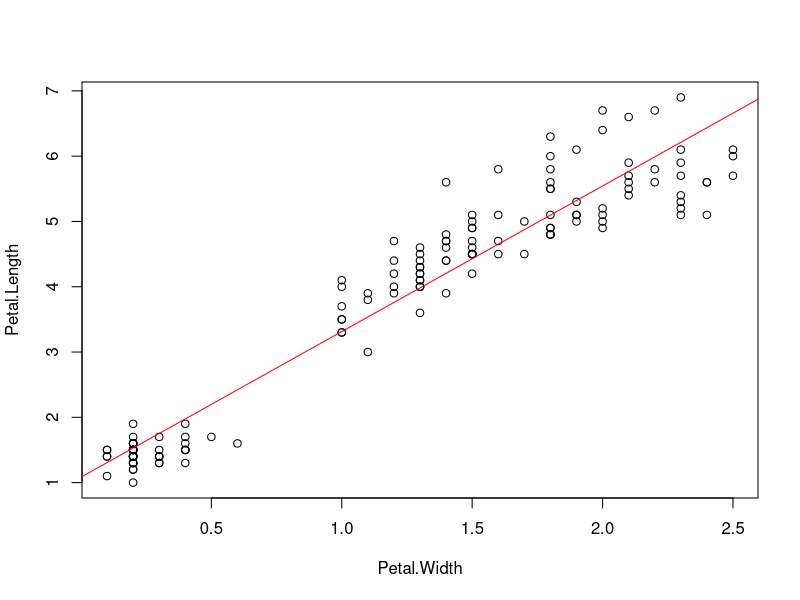

Generate this figure with R:
# Do not remove any of the comments. These are marked by #

# HW 3 - Due Monday, Oct 1, 2018 in moodle and hardcopy in class

# (1). Please upload R code and report to Moodle 
#      with filename: HW3_IS457_YourClassID.
# (2). Turn in hard copy of your report in class
#      without your name but only your class ID

## Important: Make sure there is no identifying information on your printout, including name, username etc. 
## Only include your class ID on there.

### ClassID:127

# In this assignment you will practice "apply" family function
# You will also work with linear regression in R

# Part 1. Start with "apply" function (9pts)

# (1) Create a new matrix by the following codes, briefly but completely explain what each line is doing. (3pts)
set.seed(457)
one_num <- sample(1:9,25,replace=TRUE)
one_matrix <- matrix(one_num,ncol=5)

### Your answer here

# Use the "apply" function on one_matrix to answer questions(2)(3)(4).

# (2) Calculate the mean of each row. (1pt)
#     Calculate the sum of each column. (1pt)

### Your code here
rowmeans <- apply(one_matrix,1,mean)
print(rowmeans)
colmeans <- apply(one_matrix,2,mean)
print(colmeans)

# (3) Find the difference between the biggest and the smallest number for each row. (2pts)

### Your code here
difference<- function(x)
{
  difference = max(x)-min(x)
}
diff<- apply(one_matrix,1,difference)
print(diff)

# (4) Calculate the sum of all numbers smaller than 5 for each column. (2pts)

### Your code here

subsumcal<-function(x)
{
  if (x<=5)
    x=x
  else
    x=0
}

one_matrix1 = matrix(0,5,5) #tansform the matrix 
for(i in 1:5){
  for(j in 1:5)
    one_matrix1[i,j] = subsumcal(one_matrix[i,j])
}

print(one_matrix1) 
subsum<- apply(one_matrix1,2,sum)
print(subsum)

# Part 2. Get familiar with "sapply" and "lapply" functions (6pts)

# (5) Let's play with the "iris" dataset. Here's the command to load it:
data(iris)

#     Tell me the data types of each column(variable) by using "sapply" function (1pt)

### Your code here
sapply(iris,class)

# (6) Do question(5) again and get the same result (check the data type), but use "lapply" function. (1pt)
#     Based on the output format, briefly explain the difference between "sapply" and "lapply" functions. (2pts)

### Your code/answer here
lapply(iris,class)

# (7) Now create a new list from one_matrix by using the following codes.
list_1 <- list(a=one_matrix[,1],b=c(one_matrix[,2],one_matrix[,3]))

#     Take natural log of this list using the following code:
#log(list_1)

#     Please briefly explain why the code above doesn't work. (1pt)

#     Now write code that takes the natural log of list_1 (using the apply family of functions). (1pt)

### Your code/answer here
log_list<-list(loga = log(list_1[[1]]),logb =log(list_1[[2]]))
print(log_list)

# Part 3. Try "tapply" function and its equivalents. (12pts)

# we will use the data set "mtcars"; familiarize yourself with it first. Here is the code to load the data:
data(mtcars)

# (8) Subset 4 columns "mpg", "hp", "wt" and "am" to a new data frame, named df_car. (1pt)
#     In df_car, convert "am" to a factor variable with two levels: "automatic" and "manual" (2pts)
#     (Hint: read help documentation of mtcars)

### Your code here
df_car<-data.frame(mpg=mtcars$mpg,hp=mtcars$hp,wt=mtcars$wt,am =mtcars$am)
df_car$am = ifelse(df_car$am==0,"automatic","manual")
print(df_car)


# (9) Use "tapply" function on df_car to find the mean of mpg by different am levels. (2pts)

### Your code here
mean_mp<-tapply(df_car$mpg,df_car$am=="manual",mean)
names(mean_mp)<-c("automatic","manual")
print(mean_mp)

# (10) Look up the function "by".
#      Obtain the mean of mpg, hp and wt, by different am levels, using only one function call. (2pts)

### Your code here
by(df_car[,1:3],df_car[,4],colMeans)
# (11) Do question(10) again by using the "aggregate" function. You may need to look this up as well. (2pts)

### Your code here
aggregate(df_car[,1:3], list(df_car[,4]),mean)
# (13) Same as question(10), but this time use the combination of "apply" and "tapply" functions to get the same results. (3pts)

### Your code here
sort<-function(x){
  tapply(x,df_car$am=="manual",mean)
}
result<-apply(df_car[,1:3], 2, sort)
rownames(result)<-c("automatic","manual")

# Part 4. More functions in "apply" family (4pts)

# (14) "mapply" function is a multivariate version of "sapply".
#      Create list_2 by following code:
list_2 <- list(a=one_matrix[,2],b=c(one_matrix[,3],one_matrix[,4]))
#      Add up corresponding elements in list_1 and list_2, then take natural log of it. (2pts)

### Your code here
list3<-c(a=list(rep(0,5)),b = list(rep(0,10)))
add<-function(x){
  list3[[x]] <- list_1[[x]]+list_2[[x]]
}
result14<-mapply(add,1:length(list_2))
mapply(log,result14)

# (15) "rapply" function is used to apply a function to all elements of a list recursively.
#      Create list_3 by following code:
list_3 <- list(aa=one_matrix[,1],b=c("this","is","character"))
#      Calculate the natural log of all integer in list_3. (2pts)
#      Do not remove characters in the list or subsetting.

### Your code here
logint<-function(x){
  if (class(x) == 'integer')
    y = log(x)
  else
    y =x
}
rapply(list_3,logint)

# Part 5. Linear regression (9pts)

# (16) Look back in the "iris" dataset.
data(iris)
#      Fit a simple linear regression model using lm() to predict Petal.Length from Petal.Width. (2pts)

#      How do you interpret the result of regression? Hint: interpret the two coefficients from the output of lm(). (2pts)

### Your code/answer here
data(iris)
lm(Petal.Width~Petal.Length, data = iris)

# (17) Create a scatterplot with x-axis of Petal.Width and y-axis of Petal.Length. (2pt)

#      Add the linear regression line you found above to the scatterplot. (1pt) 

#      Provide an interpretation for your plot. (2pts)

### Your code/answer here
plot(x=iris$Petal.Width,y=iris$Petal.Length,xlab = "Petal.Width",ylab="Petal.Length")
abline(lm(Petal.Length~Petal.Width, data = iris),col = "red")
